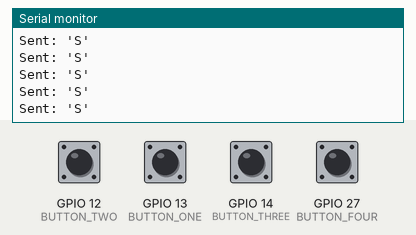
Simulated run of this program. Board: ESP32. Parts: the last lines printed to the serial monitor. The test bench sets the inputs (shaded band); at power-on: GPIO 12 (BUTTON_TWO), GPIO 13 (BUTTON_ONE), GPIO 14 (BUTTON_THREE), GPIO 27 (BUTTON_FOUR) HIGH. WiFi joins after 1.5 s; servers stay silent unless stated.

Above: at 2.7 s.
2.8 s: GPIO 12 (BUTTON_TWO) pulled LOW for 0.15 s
At 2.81 s:
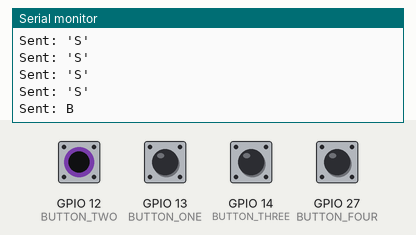
4.4 s: GPIO 13 (BUTTON_ONE) pulled LOW for 0.15 s
At 4.41 s:
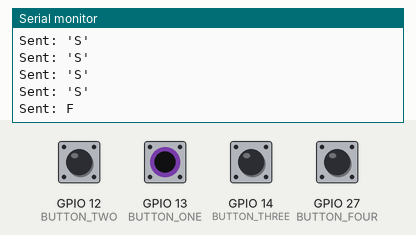
6.0 s: GPIO 14 (BUTTON_THREE) pulled LOW for 0.15 s
At 6.01 s:
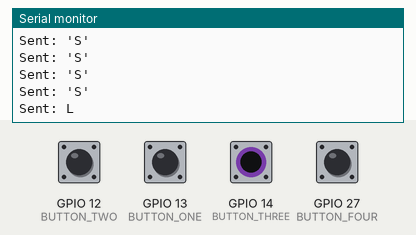
7.6 s: GPIO 27 (BUTTON_FOUR) pulled LOW for 0.15 s
At 7.62 s:
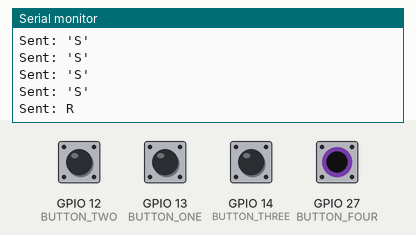

The program:

main.cpp
```cpp
#include <WiFi.h>

// WiFi credentials
const char *ssid = "wheelchair";
const char *password = "wheelchair123";

// Button pin macros
#define BUTTON_ONE 13
#define BUTTON_TWO 12
#define BUTTON_THREE 14
#define BUTTON_FOUR 27
#define FOUR_SWITCH_TOGGLE 26
#define TWO_SWITCH_TOGGLE 25
#define SINGLE_SWITCH_TOGGLE 33
#define JOYSTICK_TOGGLE 32
#define JOYSTICK_X 35
#define JOYSTICK_Y 34

// Server IP and port
IPAddress serverIP(10, 42, 0, 1);
const uint16_t serverPort = 5001;

WiFiClient client;

char mode = 'V';

void setup()
{
  Serial.begin(115200);

  pinMode(BUTTON_ONE, INPUT_PULLUP);
  pinMode(BUTTON_TWO, INPUT_PULLUP);
  pinMode(BUTTON_THREE, INPUT_PULLUP);
  pinMode(BUTTON_FOUR, INPUT_PULLUP);

  WiFi.begin(ssid, password);
  while (WiFi.status() != WL_CONNECTED)
  {
    delay(500);
    Serial.println("Connecting to WiFi...");
  }

  Serial.print("WiFi connected with IP: ");
  Serial.println(WiFi.localIP());
}

void sendChar(char ch)
{
  client.write(ch);
}

void loop()
{

  if (!client.connected())
  {
    if (!client.connect(serverIP, serverPort))
    {
      Serial.println("Connection to host failed");
      delay(1000);
      return;
    }
    Serial.println("Connected to server");
  }

  if (digitalRead(BUTTON_ONE) == LOW)
  {
    sendChar('F');
    Serial.println("Sent: F");
  }

  else if (digitalRead(BUTTON_TWO) == LOW)
  {
    sendChar('B');
    Serial.println("Sent: B");
  }

  else if (digitalRead(BUTTON_THREE) == LOW)
  {
    sendChar('L');
    Serial.println("Sent: L");
  }

  else if (digitalRead(BUTTON_FOUR) == LOW)
  {
    sendChar('R');
    Serial.println("Sent: R");
  }
  else{
    sendChar('S');
    Serial.println("Sent: 'S'");
  }

  delay(100);
}
```

Measured:
- after the input at 2.8 s, the serial monitor: prints a new line at once (image 1)
- after the input at 4.4 s, the serial monitor: prints a new line at once (image 2)
- after the input at 6.0 s, the serial monitor: prints a new line at once (image 3)
- after the input at 7.6 s, the serial monitor: prints a new line at once (image 4)
